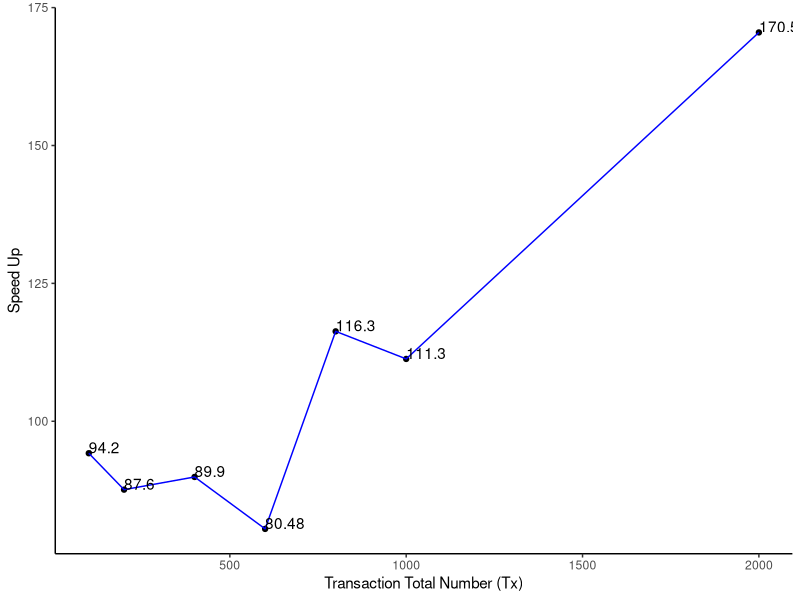
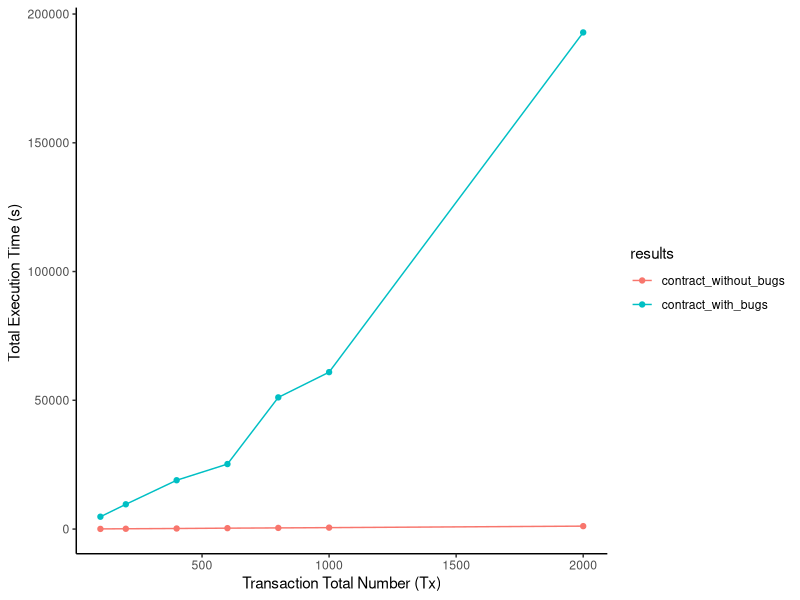
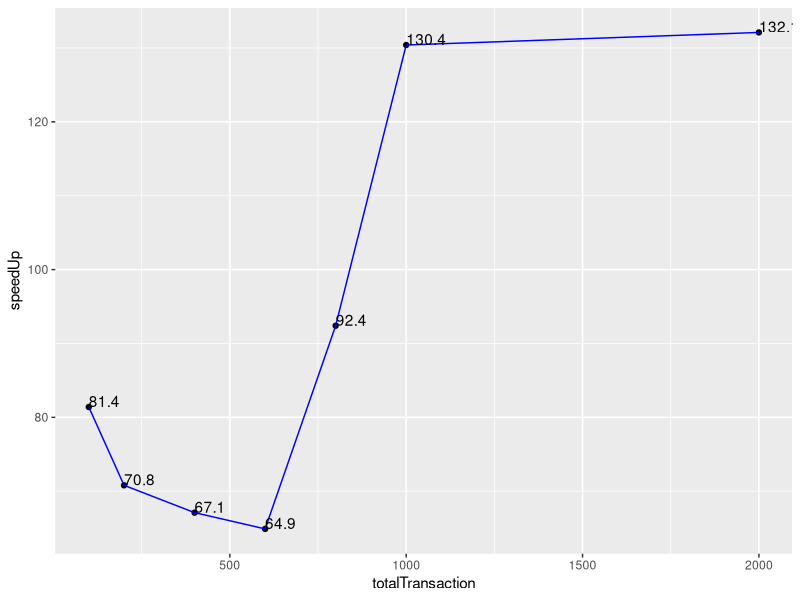

Source code (R) for these figures, in order: (Note: this script raises an error after producing the figures.)
#/////////////////////////////////////////////////////////asset_delively
library(ggplot2)
totalTransaction <- c(100,200,400,600,800,1000,2000)
speedUp<- c(94.2,87.6,89.9,80.48,116.3,111.3,170.5)
dat <- data.frame( totalTransaction, speedUp)
ggplot(dat, aes(x =  totalTransaction, y = speedUp) , label= speedUp) + 
  geom_point()+geom_line(color="blue") + geom_text(aes(label=speedUp),hjust=0, vjust=0)+
  scale_color_brewer(palette="Paired")+
  theme_classic()+labs(y= "Speed Up", x = "Transaction Total Number (Tx)")


#////////////////////////////////////////////////////////////

library(ggplot2)
totalTransaction <- c(100,200,400,600,800,1000,2000)
contract_without_bugs<- c(50766,109607,210833,343433,439552,547439,1128088)*0.001
contract_with_bugs<- c(4785650,9611051,18953457,25237918,51124189,60931083,192851356)*0.001

df <- data.frame(contract_without_bugs,contract_with_bugs)
df <- stack(df)
df$totalTransaction <- totalTransaction
colnames(df) <- c("sumExecutionTime", "results", "totalTransaction")
ggplot(df, aes(x=totalTransaction, y=sumExecutionTime, colour=results)) +
  geom_point()+ geom_line() +theme_classic()+labs(y= "Total Execution Time (s) ", x = "Transaction Total Number (Tx)")


#/////////////////////////////for server 
library(ggplot2)
totalTransaction <- c(100,200,400,600,800,1000,2000)
speedUp<- c(81.4,70.8,67.1,64.9,92.4,130.4,132.1)
dat <- data.frame( totalTransaction, speedUp)
ggplot(dat, aes(x =  totalTransaction, y = speedUp) , label= speedUp) + 
  geom_point()+geom_line(color="blue") + geom_text(aes(label=speedUp),hjust=0, vjust=0)
+theme_classic()+labs(y= "Speed Up", x = "Transaction Total Number (Tx)")




#.....................................

library(ggplot2)
totalTransaction <- c(100,200,400,600,800,1000,2000)
sumValidInServer<- c(63980,144963,306914,468472, 622397,852162,1824378)*0.001
sumInvalidInServer<- c(5211513,10275964,20601641,30419344,57542311,111128437,233624777)*0.001

df <- data.frame(sumValidInServer,sumInvalidInServer)
df <- stack(df)
df$totalTransaction <- totalTransaction
colnames(df) <- c("sumExecutionTime", "results", "totalTransaction")
ggplot(df, aes(x=totalTransaction, y=sumExecutionTime, colour=results)) +
  geom_line() +theme_classic()


#.....................................

library(ggplot2)
totalTransaction <- c(100,200,400,600,800,1000,2000)
speedUp_without_server<- c(94.2,87.6,89.9,80.48,116.3,111.3,170.5)
speedUp_with_server<- c(81.4,70.8,67.1,64.9,92.4,130.4,132.1)
df <- data.frame(speedUp_without_server,speedUp_with_server)
df <- stack(df)
df$totalTransaction <- totalTransaction
colnames(df) <- c("speedUp", "results", "totalTransaction")
ggplot(df, aes(x=totalTransaction, y=speedUp, colour=results)) +
  geom_line() +theme_classic()+  geom_point()+labs(y= "Speed Up", x = "Transaction Total Number (Tx)")



#.....................................

library(ggplot2)
totalTransaction <- c(100,200,400,600,800,1000,2000)
speedUp<- c(81.4,70.8,69.1,64.9,92.4,120.4,132.1)
dat <- data.frame( totalTransaction, speedUp)
ggplot(dat, aes(x =  totalTransaction, y = speedUp) , label= speedUp) + 
  geom_point()+geom_line(color="blue") + geom_text(aes(label=speedUp),hjust=0, vjust=0)+theme_classic()+labs(y= "Speed Up", x = "Transaction Total Number (Tx)")





